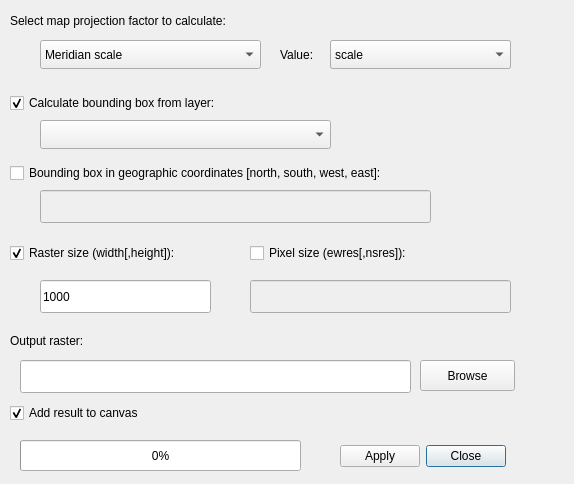
<?xml version="1.0" encoding="UTF-8"?>
<ui version="4.0">
 <class>ProjFactorsDialogBase</class>
 <widget class="QDialog" name="ProjFactorsDialogBase">
  <property name="geometry">
   <rect>
    <x>0</x>
    <y>0</y>
    <width>574</width>
    <height>484</height>
   </rect>
  </property>
  <property name="windowTitle">
   <string>Projection Factors</string>
  </property>
  <widget class="QDialogButtonBox" name="button_box">
   <property name="geometry">
    <rect>
     <x>340</x>
     <y>440</y>
     <width>171</width>
     <height>32</height>
    </rect>
   </property>
   <property name="layoutDirection">
    <enum>Qt::RightToLeft</enum>
   </property>
   <property name="orientation">
    <enum>Qt::Horizontal</enum>
   </property>
   <property name="standardButtons">
    <set>QDialogButtonBox::Apply|QDialogButtonBox::Close</set>
   </property>
  </widget>
  <widget class="QComboBox" name="layer_selected">
   <property name="geometry">
    <rect>
     <x>40</x>
     <y>120</y>
     <width>291</width>
     <height>29</height>
    </rect>
   </property>
  </widget>
  <widget class="QLabel" name="label_factor_selected">
   <property name="geometry">
    <rect>
     <x>10</x>
     <y>10</y>
     <width>341</width>
     <height>21</height>
    </rect>
   </property>
   <property name="text">
    <string>Select map projection factor to calculate:</string>
   </property>
  </widget>
  <widget class="QComboBox" name="factor_selected">
   <property name="geometry">
    <rect>
     <x>40</x>
     <y>40</y>
     <width>221</width>
     <height>29</height>
    </rect>
   </property>
   <item>
    <property name="text">
     <string>Meridian scale</string>
    </property>
   </item>
   <item>
    <property name="text">
     <string>Parallel scale</string>
    </property>
   </item>
   <item>
    <property name="text">
     <string>Aeral scale</string>
    </property>
   </item>
   <item>
    <property name="text">
     <string>Meridian convergence</string>
    </property>
   </item>
   <item>
    <property name="text">
     <string>Meridian-parallel angle</string>
    </property>
   </item>
   <item>
    <property name="text">
     <string>Angle distortion</string>
    </property>
   </item>
   <item>
    <property name="text">
     <string>Max linear scale</string>
    </property>
   </item>
   <item>
    <property name="text">
     <string>Min linear scale</string>
    </property>
   </item>
  </widget>
  <widget class="QLineEdit" name="input_filename">
   <property name="geometry">
    <rect>
     <x>20</x>
     <y>360</y>
     <width>391</width>
     <height>33</height>
    </rect>
   </property>
  </widget>
  <widget class="QPushButton" name="browse_file">
   <property name="geometry">
    <rect>
     <x>420</x>
     <y>360</y>
     <width>95</width>
     <height>31</height>
    </rect>
   </property>
   <property name="text">
    <string>Browse</string>
   </property>
  </widget>
  <widget class="QCheckBox" name="check_add_result">
   <property name="geometry">
    <rect>
     <x>10</x>
     <y>400</y>
     <width>221</width>
     <height>26</height>
    </rect>
   </property>
   <property name="text">
    <string>Add result to canvas</string>
   </property>
   <property name="checked">
    <bool>true</bool>
   </property>
  </widget>
  <widget class="QProgressBar" name="progressBar">
   <property name="geometry">
    <rect>
     <x>20</x>
     <y>440</y>
     <width>281</width>
     <height>31</height>
    </rect>
   </property>
   <property name="value">
    <number>0</number>
   </property>
  </widget>
  <widget class="QLabel" name="label_output">
   <property name="geometry">
    <rect>
     <x>10</x>
     <y>330</y>
     <width>121</width>
     <height>21</height>
    </rect>
   </property>
   <property name="text">
    <string>Output raster:</string>
   </property>
  </widget>
  <widget class="QComboBox" name="units_angle">
   <property name="enabled">
    <bool>true</bool>
   </property>
   <property name="geometry">
    <rect>
     <x>330</x>
     <y>40</y>
     <width>181</width>
     <height>29</height>
    </rect>
   </property>
   <item>
    <property name="text">
     <string>degrees</string>
    </property>
   </item>
   <item>
    <property name="text">
     <string>radians</string>
    </property>
   </item>
  </widget>
  <widget class="QLabel" name="label_units">
   <property name="geometry">
    <rect>
     <x>280</x>
     <y>44</y>
     <width>51</width>
     <height>21</height>
    </rect>
   </property>
   <property name="text">
    <string>Value:</string>
   </property>
  </widget>
  <widget class="QComboBox" name="units_scale">
   <property name="enabled">
    <bool>true</bool>
   </property>
   <property name="geometry">
    <rect>
     <x>330</x>
     <y>40</y>
     <width>181</width>
     <height>29</height>
    </rect>
   </property>
   <item>
    <property name="text">
     <string>scale</string>
    </property>
   </item>
   <item>
    <property name="text">
     <string>distortion = scale - 1</string>
    </property>
   </item>
   <item>
    <property name="text">
     <string>scale*1000</string>
    </property>
   </item>
   <item>
    <property name="text">
     <string>distortion*1000</string>
    </property>
   </item>
  </widget>
  <widget class="QLineEdit" name="input_bbox">
   <property name="enabled">
    <bool>false</bool>
   </property>
   <property name="geometry">
    <rect>
     <x>40</x>
     <y>190</y>
     <width>391</width>
     <height>33</height>
    </rect>
   </property>
  </widget>
  <widget class="QCheckBox" name="check_bbox">
   <property name="geometry">
    <rect>
     <x>10</x>
     <y>160</y>
     <width>500</width>
     <height>26</height>
    </rect>
   </property>
   <property name="text">
    <string>Bounding box in geographic coordinates [north, south, west, east]:</string>
   </property>
  </widget>
  <widget class="QCheckBox" name="check_layer">
   <property name="enabled">
    <bool>true</bool>
   </property>
   <property name="geometry">
    <rect>
     <x>10</x>
     <y>90</y>
     <width>500</width>
     <height>26</height>
    </rect>
   </property>
   <property name="text">
    <string>Calculate bounding box from layer:</string>
   </property>
   <property name="checked">
    <bool>true</bool>
   </property>
  </widget>
  <widget class="QCheckBox" name="check_raster_size">
   <property name="geometry">
    <rect>
     <x>10</x>
     <y>240</y>
     <width>291</width>
     <height>26</height>
    </rect>
   </property>
   <property name="text">
    <string>Raster size (width[,height]):</string>
   </property>
   <property name="checked">
    <bool>true</bool>
   </property>
  </widget>
  <widget class="QCheckBox" name="check_pixel_size">
   <property name="geometry">
    <rect>
     <x>250</x>
     <y>240</y>
     <width>241</width>
     <height>26</height>
    </rect>
   </property>
   <property name="text">
    <string>Pixel size (ewres[,nsres]):</string>
   </property>
   <property name="checked">
    <bool>false</bool>
   </property>
  </widget>
  <widget class="QLineEdit" name="input_raster_size">
   <property name="enabled">
    <bool>true</bool>
   </property>
   <property name="geometry">
    <rect>
     <x>40</x>
     <y>280</y>
     <width>171</width>
     <height>33</height>
    </rect>
   </property>
   <property name="text">
    <string>1000</string>
   </property>
  </widget>
  <widget class="QLineEdit" name="input_pixel_size">
   <property name="enabled">
    <bool>false</bool>
   </property>
   <property name="geometry">
    <rect>
     <x>250</x>
     <y>280</y>
     <width>261</width>
     <height>33</height>
    </rect>
   </property>
  </widget>
  <zorder>units_angle</zorder>
  <zorder>units_scale</zorder>
  <zorder>button_box</zorder>
  <zorder>layer_selected</zorder>
  <zorder>label_factor_selected</zorder>
  <zorder>factor_selected</zorder>
  <zorder>input_filename</zorder>
  <zorder>browse_file</zorder>
  <zorder>check_add_result</zorder>
  <zorder>progressBar</zorder>
  <zorder>label_output</zorder>
  <zorder>label_units</zorder>
  <zorder>input_bbox</zorder>
  <zorder>check_bbox</zorder>
  <zorder>check_layer</zorder>
  <zorder>check_raster_size</zorder>
  <zorder>check_pixel_size</zorder>
  <zorder>input_raster_size</zorder>
  <zorder>input_pixel_size</zorder>
 </widget>
 <resources/>
 <connections>
  <connection>
   <sender>button_box</sender>
   <signal>accepted()</signal>
   <receiver>ProjFactorsDialogBase</receiver>
   <slot>accept()</slot>
   <hints>
    <hint type="sourcelabel">
     <x>20</x>
     <y>20</y>
    </hint>
    <hint type="destinationlabel">
     <x>20</x>
     <y>20</y>
    </hint>
   </hints>
  </connection>
  <connection>
   <sender>button_box</sender>
   <signal>rejected()</signal>
   <receiver>ProjFactorsDialogBase</receiver>
   <slot>reject()</slot>
   <hints>
    <hint type="sourcelabel">
     <x>20</x>
     <y>20</y>
    </hint>
    <hint type="destinationlabel">
     <x>20</x>
     <y>20</y>
    </hint>
   </hints>
  </connection>
 </connections>
</ui>
